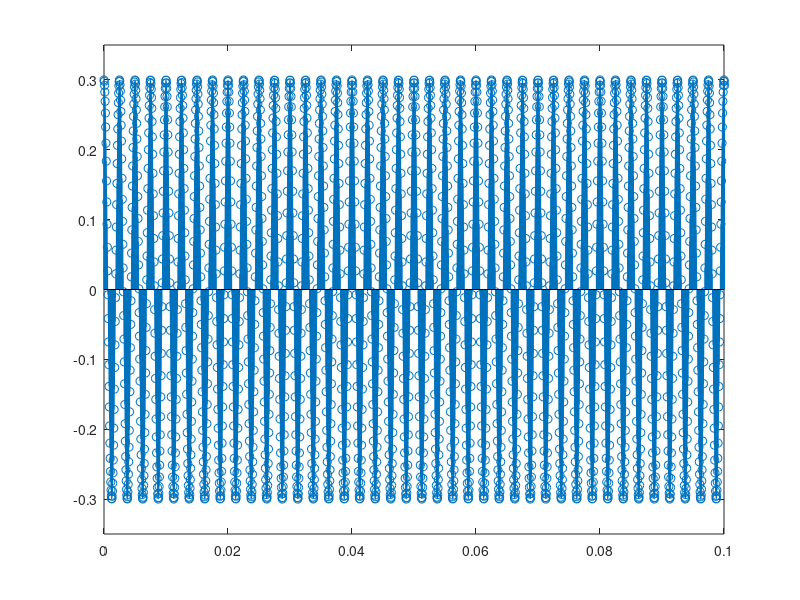

Write MATLAB code to recreate this figure.
A = 0.3; %Amplitude
f0 = 400; %Frequenz in Hz
p = 0; %Phase
d = 3; %Dauer in s
fs = 22050; %Abtast Frequenz in Hz

vonx=0.0; %Plot Start x
bisx=0.1; %Plot Ende  x

vony=-0.35; %Plot Start y
bisy=0.35;  %Plot Ende  y

%Definition der x Werte
x = 0:1/fs:d; % Array {Startwert, sekunde/abtastfrequenz, dauer)

%Definition y Werte 
y = A*cos(2*pi*f0*x+p); %gegeben Funktion aus Aufgabe


%Plot erstellen 
subplot(1,1,1);
%Funktion auf Plot Zeichnen
stem(x,y);

%PLot Skalieren (0.1 = 10ms) x -> 0 bis 0.1 // y -> -0.4 bis 0.4
axis([vonx bisx vony bisy]);

%Ton Ausgabe
sound(y,fs);



